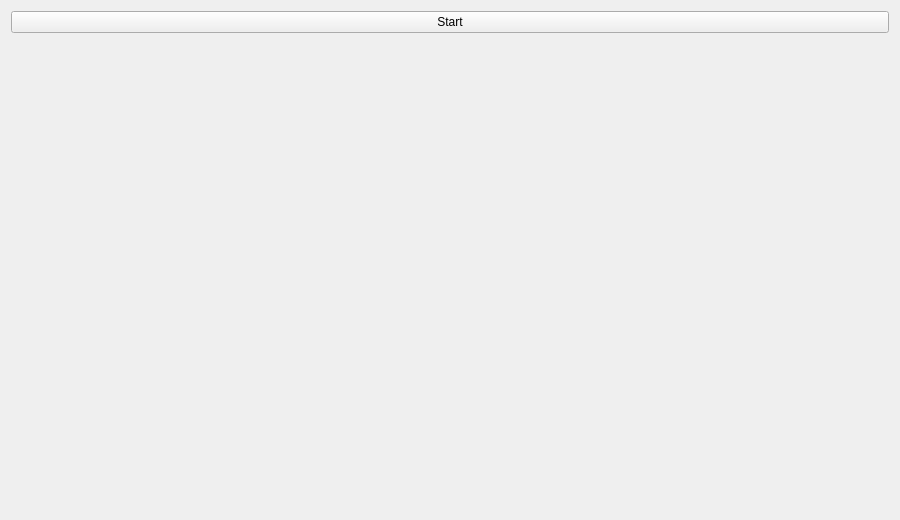
<?xml version="1.0" encoding="UTF-8"?>
<ui version="4.0">
 <class>guiClass</class>
 <widget class="QWidget" name="guiClass">
  <property name="geometry">
   <rect>
    <x>0</x>
    <y>0</y>
    <width>900</width>
    <height>520</height>
   </rect>
  </property>
  <property name="windowTitle">
   <string>gui</string>
  </property>
  <layout class="QVBoxLayout" name="verticalLayout" stretch="0,1">
   <item>
    <layout class="QHBoxLayout" name="horizontalLayout">
     <item>
      <widget class="QPushButton" name="start">
       <property name="text">
        <string>Start</string>
       </property>
      </widget>
     </item>
    </layout>
   </item>
   <item>
    <layout class="QHBoxLayout" name="horizontalLayout_2" stretch="3,1">
     <item>
      <layout class="QHBoxLayout" name="canvasLayout"/>
     </item>
     <item>
      <layout class="QVBoxLayout" name="propertiesLayout">
       <item>
        <spacer name="verticalSpacer">
         <property name="orientation">
          <enum>Qt::Vertical</enum>
         </property>
         <property name="sizeHint" stdset="0">
          <size>
           <width>20</width>
           <height>40</height>
          </size>
         </property>
        </spacer>
       </item>
      </layout>
     </item>
    </layout>
   </item>
  </layout>
 </widget>
 <layoutdefault spacing="6" margin="11"/>
 <resources>
  <include location="gui.qrc"/>
 </resources>
 <connections/>
</ui>
